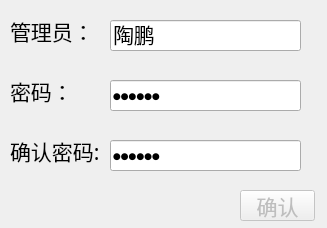
<?xml version="1.0" encoding="UTF-8"?>
<ui version="4.0">
 <class>CreatAdminstratorDlg</class>
 <widget class="QDialog" name="CreatAdminstratorDlg">
  <property name="geometry">
   <rect>
    <x>0</x>
    <y>0</y>
    <width>327</width>
    <height>228</height>
   </rect>
  </property>
  <property name="windowTitle">
   <string>创建管理员账户</string>
  </property>
  <widget class="QLabel" name="label">
   <property name="geometry">
    <rect>
     <x>10</x>
     <y>10</y>
     <width>81</width>
     <height>41</height>
    </rect>
   </property>
   <property name="font">
    <font>
     <family>幼圆</family>
     <pointsize>16</pointsize>
    </font>
   </property>
   <property name="text">
    <string>管理员：</string>
   </property>
  </widget>
  <widget class="QLabel" name="label_2">
   <property name="geometry">
    <rect>
     <x>10</x>
     <y>70</y>
     <width>81</width>
     <height>41</height>
    </rect>
   </property>
   <property name="font">
    <font>
     <family>幼圆</family>
     <pointsize>16</pointsize>
    </font>
   </property>
   <property name="text">
    <string>密码：</string>
   </property>
  </widget>
  <widget class="QLabel" name="label_3">
   <property name="geometry">
    <rect>
     <x>10</x>
     <y>130</y>
     <width>101</width>
     <height>41</height>
    </rect>
   </property>
   <property name="font">
    <font>
     <family>幼圆</family>
     <pointsize>16</pointsize>
    </font>
   </property>
   <property name="text">
    <string>确认密码:</string>
   </property>
  </widget>
  <widget class="QPushButton" name="pushButtonOk">
   <property name="enabled">
    <bool>false</bool>
   </property>
   <property name="geometry">
    <rect>
     <x>240</x>
     <y>190</y>
     <width>75</width>
     <height>31</height>
    </rect>
   </property>
   <property name="font">
    <font>
     <family>幼圆</family>
     <pointsize>16</pointsize>
    </font>
   </property>
   <property name="text">
    <string>确认</string>
   </property>
  </widget>
  <widget class="QLineEdit" name="lineEdit_Name">
   <property name="geometry">
    <rect>
     <x>110</x>
     <y>20</y>
     <width>191</width>
     <height>31</height>
    </rect>
   </property>
   <property name="font">
    <font>
     <family>幼圆</family>
     <pointsize>16</pointsize>
    </font>
   </property>
   <property name="text">
    <string>陶鹏</string>
   </property>
  </widget>
  <widget class="QLineEdit" name="lineEdit_Code">
   <property name="geometry">
    <rect>
     <x>110</x>
     <y>80</y>
     <width>191</width>
     <height>31</height>
    </rect>
   </property>
   <property name="font">
    <font>
     <family>幼圆</family>
     <pointsize>7</pointsize>
    </font>
   </property>
   <property name="text">
    <string>123456</string>
   </property>
   <property name="echoMode">
    <enum>QLineEdit::Password</enum>
   </property>
  </widget>
  <widget class="QLineEdit" name="lineEdit_Ensure_Code">
   <property name="geometry">
    <rect>
     <x>110</x>
     <y>140</y>
     <width>191</width>
     <height>31</height>
    </rect>
   </property>
   <property name="font">
    <font>
     <family>幼圆</family>
     <pointsize>7</pointsize>
    </font>
   </property>
   <property name="text">
    <string>123456</string>
   </property>
   <property name="echoMode">
    <enum>QLineEdit::Password</enum>
   </property>
  </widget>
 </widget>
 <resources/>
 <connections/>
</ui>
